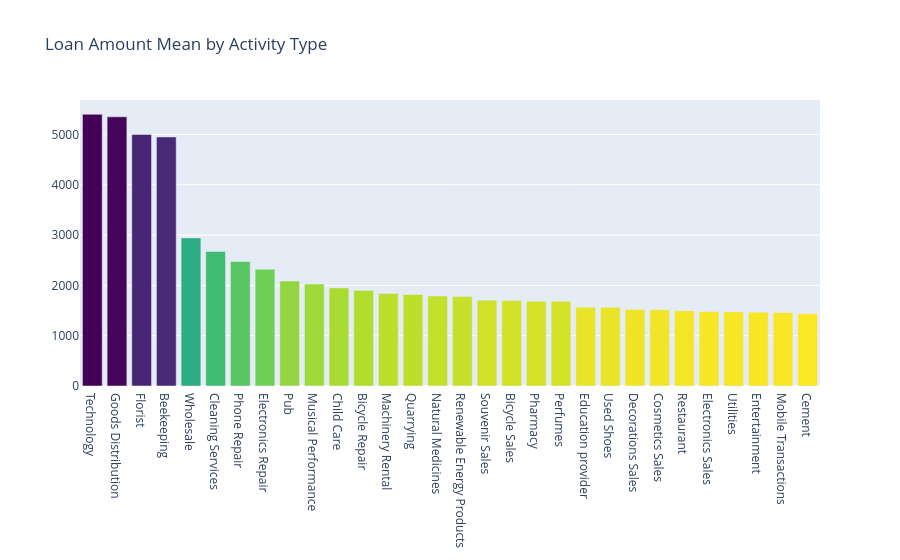

Notebook code cell kept with this figure:
### Markdown cell above
# <p style="background-color:#8502d1; font-family:calibri; color:white; font-size:150%; text-align:center; border-radius:15px 50px;">Analyzing Mean Loan Amount by Activity Type in Kiva Loans Dataset

### Code cell
# Grouping Kiva loans by activity and calculating the mean loan amount for each, then sorting to get the top 30
activies_amount = pd.DataFrame(df_kiva.groupby(['activity'])['loan_amount'].mean().sort_values(ascending=False)[:30]).reset_index()

# Creating a Plotly bar chart for the average loan amounts by activity
activities_amount = go.Bar(
    x=activies_amount.activity,  # Setting the x-axis to activity names
    y=activies_amount.loan_amount,  # Setting the y-axis to the mean loan amounts
    name='Activities Amount',  # Naming the trace for legend
    marker=dict(
        color=activies_amount.loan_amount.values,  # Coloring the bars based on loan amount
        colorscale='Viridis',  # Setting the color scale to Viridis for aesthetic appeal
        reversescale=True  # Reversing the color scale to have higher amounts in darker colors
    )
)

# Compiling the data trace into a list, as Plotly figures can contain multiple traces
data = [activities_amount]

# Configuring the overall layout of the Plotly figure
layout = go.Layout(
    title='Loan Amount Mean by Activity Type'  # Setting the title of the plot
)

# Constructing the figure object with the specified data and layout
fig = go.Figure(data=data, layout=layout)

# Displaying the Plotly figure in the notebook
py.iplot(fig, filename='term-months-amount')

### Figure 1 — Plotly figure (JSON) as saved in the notebook; plotly's stock layout.template omitted (floating-point values rounded to 4 significant figures)
{"data": [{"marker": {"color": [5400, 5350, 5000, 4950, 2944.0, 2675, 2475, 2320, 2087.0, 2025, 1950, 1900, 1838.0, 1820, 1789.0, 1777.0, 1706.0, 1700, 1683.0, 1683.0, 1565.0, 1563.0, 1521.0, 1516.0, 1497.0, 1480, 1475, 1467.0, 1458.0, 1435], "colorscale": [[0, "#440154"], [0.1111, "#482878"], [0.2222, "#3e4989"], [0.3333, "#31688e"], [0.4444, "#26828e"], [0.5556, "#1f9e89"], [0.6667, "#35b779"], [0.7778, "#6ece58"], [0.8889, "#b5de2b"], [1, "#fde725"]], "reversescale": true}, "name": "Activities Amount", "type": "bar", "x": ["Technology", "Goods Distribution", "Florist", "Beekeeping", "Wholesale", "Cleaning Services", "Phone Repair", "Electronics Repair", "Pub", "Musical Performance", "Child Care", "Bicycle Repair", "Machinery Rental", "Quarrying", "Natural Medicines", "Renewable Energy Products", "Souvenir Sales", "Bicycle Sales", "Pharmacy", "Perfumes", "Education provider", "Used Shoes", "Decorations Sales", "Cosmetics Sales", "Restaurant", "Electronics Sales", "Utilities", "Entertainment", "Mobile Transactions", "Cement"], "y": [5400, 5350, 5000, 4950, 2944.0, 2675, 2475, 2320, 2087.0, 2025, 1950, 1900, 1838.0, 1820, 1789.0, 1777.0, 1706.0, 1700, 1683.0, 1683.0, 1565.0, 1563.0, 1521.0, 1516.0, 1497.0, 1480, 1475, 1467.0, 1458.0, 1435]}], "layout": {"title": {"text": "Loan Amount Mean by Activity Type"}}}
